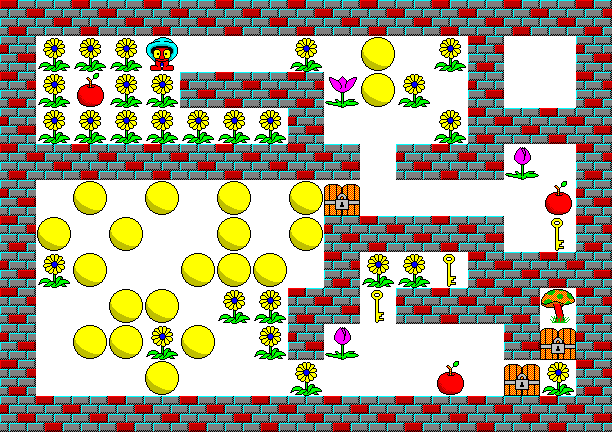

The image is a tile-based game level rendered from a .tmx file. Its description and source (layers, tilesets, objects; grid data summarised) follow:
An orthogonal 17x12 tile map with 36x36 px tiles, 2 tile layers (ground, hazard).

<map version="1.0" orientation="orthogonal" width="17" height="12" tilewidth="36" tileheight="36">
 <tileset firstgid="1" name="tileset" tilewidth="36" tileheight="36">
  <image source="tileset.png" width="256" height="256" />
 </tileset>
 <layer name="ground" width="17" height="12">
  <data>[204 cells, 204 non-empty, 1 distinct tile ids]</data>
 </layer>
 <layer name="hazard" width="17" height="12">
  <data>[204 cells, 153 non-empty, 11 distinct tile ids]</data>
 </layer>
</map>
